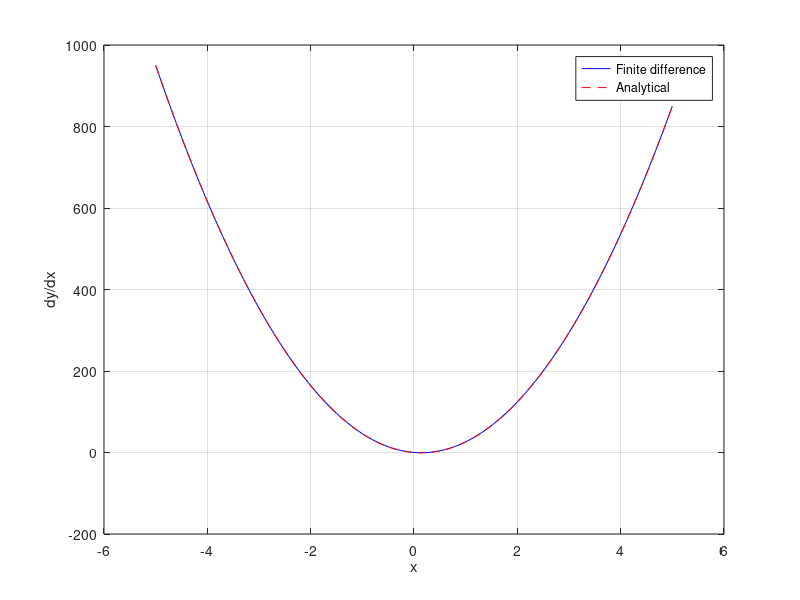

Here is the MATLAB script that generated this plot:
% HW5 문제 02: 다항함수의 수치미분
% 원문 조건 및 가정: README.md
results=struct();
x=-5:0.1:5; h=x(2)-x(1); y=12*x.^3-5*x.^2+3;
dy=zeros(size(x)); dy(2:end-1)=(y(3:end)-y(1:end-2))/(2*h);
dy(1)=(-3*y(1)+4*y(2)-y(3))/(2*h); dy(end)=(3*y(end)-4*y(end-1)+y(end-2))/(2*h);
exact=36*x.^2-10*x;
results.max_abs_error=max(abs(dy-exact)); results.interior_max_abs_error=max(abs(dy(2:end-1)-exact(2:end-1)));
x2=-5:0.05:5; h2=x2(2)-x2(1); y2=12*x2.^3-5*x2.^2+3;
d2=[(-3*y2(1)+4*y2(2)-y2(3))/(2*h2), (y2(3:end)-y2(1:end-2))/(2*h2), (3*y2(end)-4*y2(end-1)+y2(end-2))/(2*h2)];
results.half_step_max_error=max(abs(d2-(36*x2.^2-10*x2)));
results.convergence_ratio=results.max_abs_error/results.half_step_max_error;
assert(abs(results.max_abs_error-.24)<1e-8 && abs(results.convergence_ratio-4)<1e-7);
figure; plot(x,dy,'b-',x,exact,'r--'); grid on; xlabel('x'); ylabel('dy/dx'); legend('Finite difference','Analytical','Location','best');
